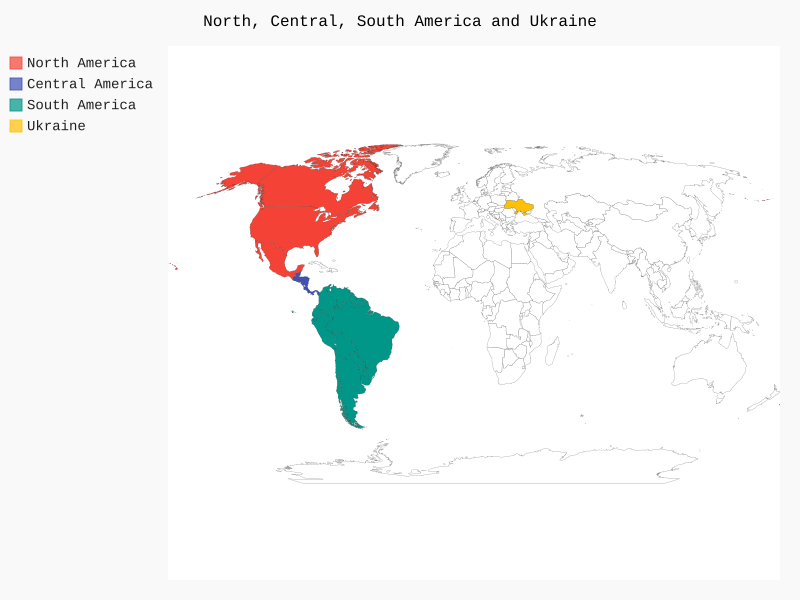

Here is the Python script that generated this plot:
from pygal.maps.world import World

wm = World()
wm.title = 'North, Central, South America and Ukraine'

wm.add('North America', ['ca', 'mx', 'us'])
wm.add('Central America', ['bz', 'cr', 'gt', 'hn', 'ni', 'pa', 'sv'])
wm.add('South America', ['ar', 'bo', 'br', 'cl', 'co', 'ec', 'gf', 'gy', 'pe',
                         'py', 'sr', 'uy', 've'])
wm.add('Ukraine', ['ua'])

wm.render_to_file('americas.svg')
